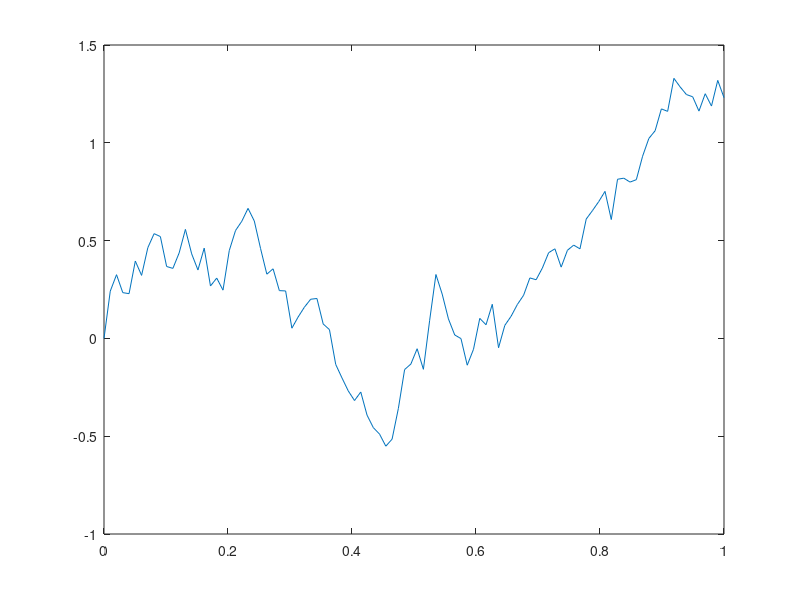

The MATLAB source for this figure:
n = 100;
t = linspace(0, 1, n);
w = zeros(n, 1);
x = normrnd(0, 1, n);

for i = 1:n-1
  w(i+1) = w(i) + sqrt(t(i+1) - t(i)) * x(i+1);
end

plot(t, w)
